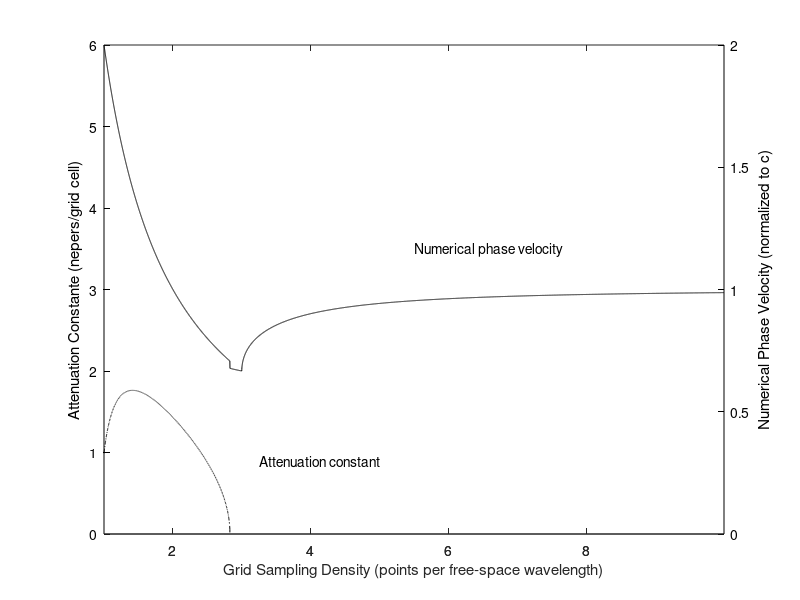

MATLAB code to generate this figure:
S = 1/sqrt(2);
c = 3 * 10^8;
Ntrans = (2 * pi * S) / acos(1 - 2 * S^2);
Nreal = Ntrans:0.001:10;
Vp = ((2 * pi) ./ (Nreal .* acos(1 + 4 * (cos(pi ./ Nreal) - 1)))) * c;
Nim = 1:0.001:Ntrans - 0.001;
vPim = 2 * c ./ Nim;
v = cat(2, vPim, Vp);
N = cat(2, Nim, Nreal);
Phiim = 1 + (1 / S)^2*(cos((2 * pi * S) ./ Nim) - 1);
alpha = - Phiim - sqrt(Phiim.^2 - 1);
alphaln = log(alpha);
alp = cat(2, -alphaln, zeros(1, size(Nreal, 2)) - 2);
[AX, H1, H2] = plotyy(N, real(alp), N, real(v/c));

text(5.5, 3.5, 'Numerical phase velocity');
text(3.25, 0.9, 'Attenuation constant');

set(get(AX(1), 'Ylabel'), 'String', 'Attenuation Constante (nepers/grid cell)', 'color', 'black')
set(get(AX(2), 'Ylabel'), 'String', 'Numerical Phase Velocity (normalized to c)', 'color', 'black')

set(AX(1), 'Ylim', [0, 6], 'YTick', [0 1 2 3 4 5 6], 'ycolor', 'black')
set(AX(2), 'Ylim', [0, 2], 'YTick', [0 0.5 1 1.5 2], 'ycolor', 'black')

set(H1, 'LineStyle', '-.', 'color', 'black')
set(H2, 'LineStyle', '-', 'color', 'black')

xlabel('Grid Sampling Density (points per free-space wavelength)');